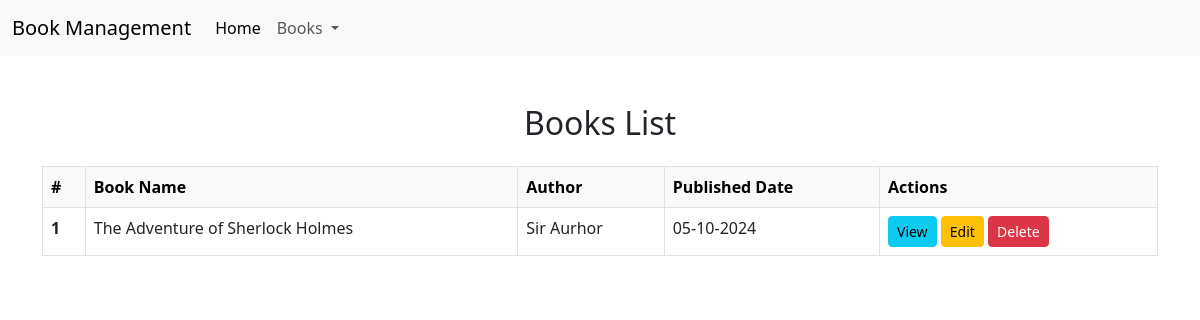
/viewBook/, run on an earlier commit of the app's database.
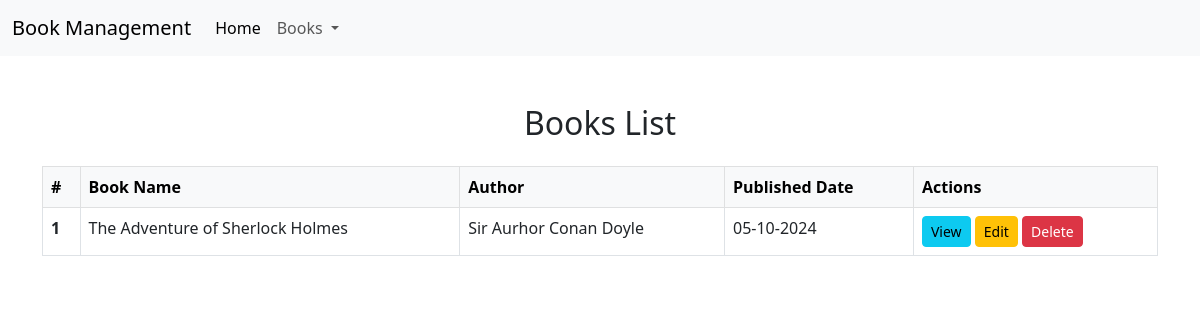
And on a later commit of the database.
### myApp/models.py (models this page shows, shortened)
class Book(models.Model):
    book_name = models.CharField(max_length=100, null=True)
    book_author = models.CharField(max_length=100, null=True)
    book_image = models.ImageField(upload_to='Media/Book_Image')
    published_date = models.DateField(max_length=20, null=True)

### myProject/views.py (the view)
# urls.py: path('viewBook/', viewBook, name='viewBook'),
def viewBook(req):
    book_info = Book.objects.all()
    return render(req, 'view-book.html', {'books': book_info})

### templates/view-book.html
{% extends 'base.html' %}
{% block body %}
<div class="container mt-5">
    <h2 class="text-center m-4">Books List</h2>
    <table class="table table-bordered table-hover">
        <thead class="table-light">
            <tr>
                <th scope="col">#</th>
                <th scope="col">Book Name</th>
                <th scope="col">Author</th>
                <th scope="col">Published Date</th>
                <th scope="col">Actions</th>
            </tr>
        </thead>
        <tbody>
            {% for book in books %}
            <tr>
                <th scope="row">{{book.id}}</th>
                <td>{{book.book_name}}</td>
                <td>{{book.book_author}}</td>
                <td>{{book.published_date|date:"d-m-Y"}}</td>
                <td>
                    <a href="{% url 'singleView' book.id %}" class="btn btn-info btn-sm">View</a>
                    <a href="{% url 'editBook' book.id %}" class="btn btn-warning btn-sm">Edit</a>
                    <a href="{% url 'deleteBook' book.id %}" class="btn btn-danger btn-sm">Delete</a>
                </td>
            </tr>
            {% endfor %}
        </tbody>
    </table>
</div>
{% endblock body %}

What changed in the data, as far as the page shows it:
changed Book "The Adventure of Sherlock Holmes": book_author "Sir Aurhor" → "Sir Aurhor Conan Doyle"
